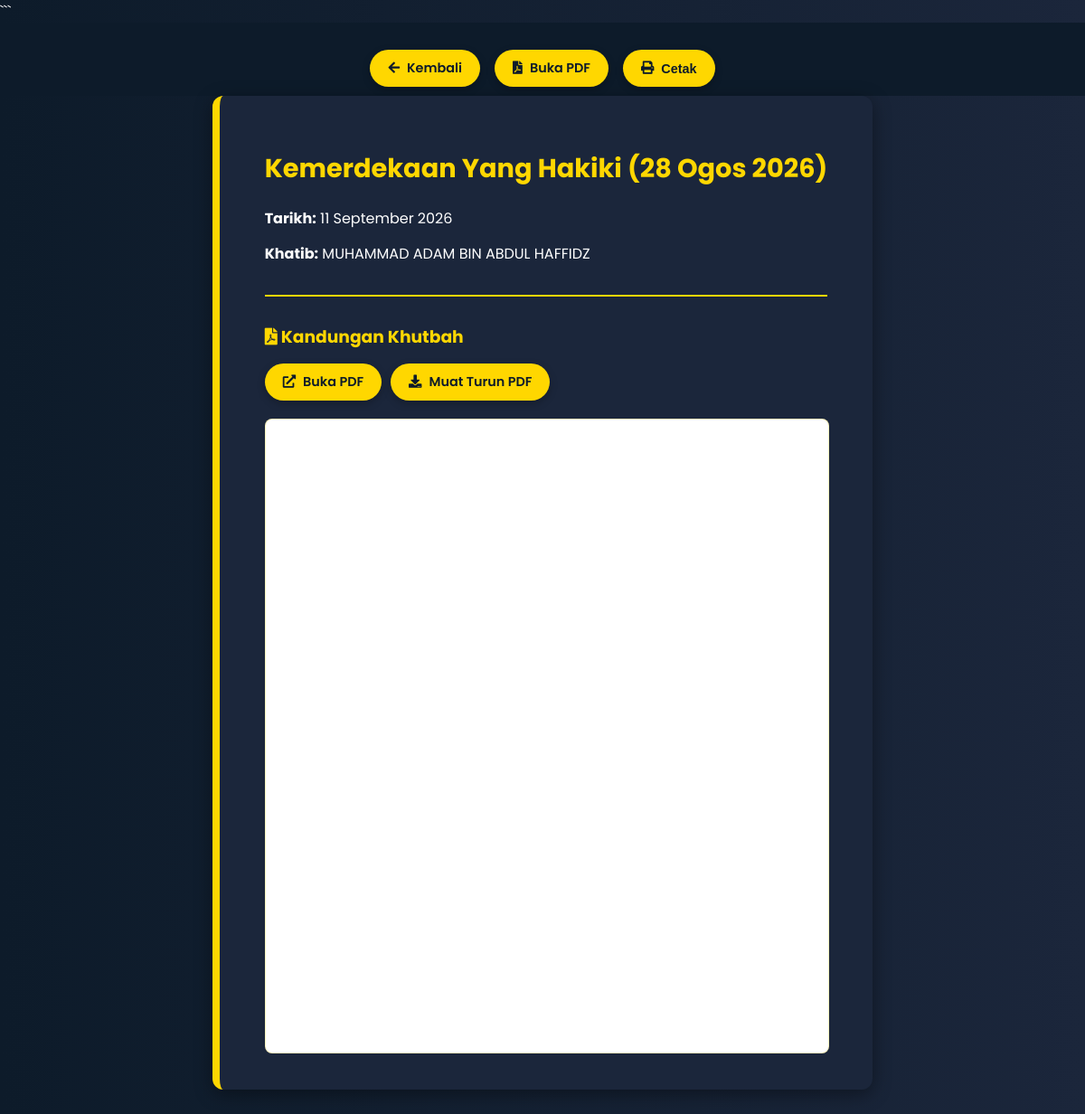
/jemaah/khutbah/2/, run on the app's committed database.
### ImamFlex/models.py (models this page shows, shortened)
class Khutbah(models.Model):
    khutbah_id = models.AutoField(primary_key=True)
    date = models.DateField()
    khutbah_topic = models.CharField(max_length=200)
    content = models.TextField(blank=True, null=True)
    pdf_file = models.FileField(
        upload_to='khutbah/',
        validators=[validate_pdf_file],
        blank=True,
        null=True
    )
    khatib = models.ForeignKey(
        Imam,
        on_delete=models.SET_NULL,
        null=True,
        blank=True
    )

class MosqueStaff(models.Model):
    name = models.CharField(max_length=100)
    ic_number = models.CharField(max_length=12, unique=True)
    contact_number = models.CharField(max_length=15)
    address = models.TextField(blank=True, null=True)
    availability = models.BooleanField(default=True)
    email = models.EmailField(blank=True, null=True)
    profile_picture = models.ImageField(upload_to='profile_pics/', null=True, blank=True)
    class Meta:
        abstract = True

class Imam(MosqueStaff):
    imam_id = models.CharField(max_length=10, primary_key=True)
    password = models.CharField(max_length=20)
    is_admin = models.BooleanField(default=False)

### ImamFlex/views.py (the view)
# urls.py: path('jemaah/khutbah/<int:khutbah_id>/', views.khutbah_detail, name='khutbah_detail'),
def khutbah_detail(request, khutbah_id):
    khutbah = get_object_or_404(Khutbah, pk=khutbah_id)
    return render(request, 'jemaah/khutbahDetail.html', {'khutbah': khutbah})

### ImamFlex/templates/jemaah/khutbahDetail.html (shortened to what this page needs)
{% load static %}
<!DOCTYPE html>
<html lang="en">
<head>
<link rel="stylesheet" href="{% static 'css/ImamFlex.css' %}">
<link
    rel="stylesheet"
    href="https://cdnjs.cloudflare.com/ajax/libs/font-awesome/5.15.4/css/all.min.css"
>
</head>
<body>
<div class="button-row">
    <a
        href="{% url 'jemaah_khutbah' %}"
        class="back-btn"
    >
        <i class="fas fa-arrow-left"></i>
        Kembali
    </a>
    {% if khutbah.pdf_file %}
        <a
            href="{{ khutbah.pdf_file.url }}"
            target="_blank"
            class="pdf-btn"
        >
            <i class="fas fa-file-pdf"></i>
            Buka PDF
        </a>
    {% endif %}
    <button
        onclick="window.print()"
        class="print-btn"
    >
        <i class="fas fa-print"></i>
        Cetak
    </button>
</div>
<div class="khutbah-detail">
    <h1>
        {{ khutbah.khutbah_topic }}
    </h1>
    <p class="info">
        <strong>Tarikh:</strong>
        {{ khutbah.date|date:"j F Y" }}
    </p>
    <p class="info">
        <strong>Khatib:</strong>
        {% if khutbah.khatib %}
            {{ khutbah.khatib.name }}
        {% else %}
            Belum Ditentukan
        {% endif %}
    </p>
    <hr>
    <div class="pdf-section">
        <h3>
            <i class="fas fa-file-pdf"></i>
            Kandungan Khutbah
        </h3>
        {% if khutbah.pdf_file %}
            <div class="pdf-actions">
                <a
                    href="{{ khutbah.pdf_file.url }}"
                    target="_blank"
                    class="pdf-btn"
                >
                    <i class="fas fa-external-link-alt"></i>
                    Buka PDF
                </a>
                <a
                    href="{{ khutbah.pdf_file.url }}"
                    download
                    class="pdf-btn"
                >
                    <i class="fas fa-download"></i>
                    Muat Turun PDF
                </a>
            </div>
            <div class="pdf-viewer">
                <iframe
                    src="{{ khutbah.pdf_file.url }}"
                    title="PDF Khutbah"
                >
                </iframe>
            </div>
        {% endif %}
    </div>
</div>
</body>
</html>

### ImamFlex/static/css/imamFlex.css (style rules this page uses)
body { margin: 0; font-family: 'Poppins', sans-serif; background: linear-gradient(to right, #0d1b2a, #1b263b); color: white; display: flex; flex-direction: column; min-height: 100vh; }

### ImamFlex/templates/jemaah/khutbahDetail.html (style rules this page uses)
body { background-color: #0d1b2a; color: white; font-family: 'Poppins', sans-serif; padding: 0; margin: 0; }
.button-row { display: flex; justify-content: center; gap: 16px; padding: 30px 0 10px; background: #0d1b2a; }
.back-btn, .pdf-btn, .print-btn { background: gold; color: #0d1b2a; padding: 10px 20px; font-size: 0.9rem; font-weight: 600; border: none; border-radius: 30px; display: inline-flex; align-items: center; gap: 8px; cursor: pointer; text-decoration: none; box-shadow: 0 3px 8px rgba(0,0,0,0.25); transition: all 0.3s ease; }
.khutbah-detail { background-color: #1b263b; border-left: 8px solid gold; padding: 40px 50px; border-radius: 12px; max-width: 1000px; margin: 0 auto 60px; box-shadow: 0 5px 20px rgba(0,0,0,0.4); }
h1 { color: gold; margin-bottom: 20px; font-size: 1.8rem; }
h3 { color: gold; margin-top: 30px; margin-bottom: 15px; }
.info { margin: 10px 0; line-height: 1.8; font-size: 1rem; }
hr { border: 0; border-top: 2px solid gold; margin: 30px 0; }
.pdf-section { margin-top: 25px; }
.pdf-actions { display: flex; gap: 10px; flex-wrap: wrap; margin-bottom: 20px; }
.pdf-btn { background: gold; color: #0d1b2a; }
.pdf-viewer { width: 100%; height: 700px; border: 1px solid rgba(255,215,0,0.25); border-radius: 8px; background: white; overflow: hidden; }
.pdf-viewer iframe { width: 100%; height: 100%; border: none; }

### data on the page
Khutbah: khutbah_topic "Kemerdekaan Yang Hakiki (28 Ogos 2026)", date "11 September 2026", khatib.name "MUHAMMAD ADAM BIN ABDUL HAFFIDZ"
